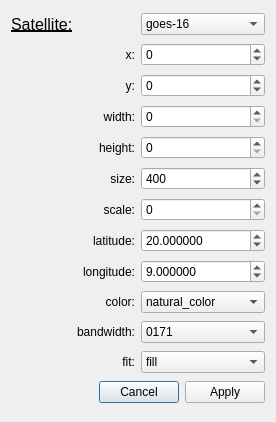
<?xml version="1.0" encoding="UTF-8"?>
<ui version="4.0">
 <class>Dialog</class>
 <widget class="QDialog" name="Dialog">
  <property name="geometry">
   <rect>
    <x>0</x>
    <y>0</y>
    <width>276</width>
    <height>422</height>
   </rect>
  </property>
  <property name="minimumSize">
   <size>
    <width>0</width>
    <height>0</height>
   </size>
  </property>
  <property name="windowTitle">
   <string>Dialog</string>
  </property>
  <layout class="QVBoxLayout" name="verticalLayout">
   <item>
    <layout class="QHBoxLayout" name="horizontalLayout">
     <item>
      <widget class="QLabel" name="satellite_label">
       <property name="font">
        <font>
         <pointsize>12</pointsize>
         <weight>50</weight>
         <bold>false</bold>
         <underline>true</underline>
        </font>
       </property>
       <property name="text">
        <string>Satellite:</string>
       </property>
      </widget>
     </item>
     <item>
      <widget class="QComboBox" name="satellite_selector">
       <item>
        <property name="text">
         <string>goes-16</string>
        </property>
       </item>
       <item>
        <property name="text">
         <string>goes-18</string>
        </property>
       </item>
       <item>
        <property name="text">
         <string>meteosat-9</string>
        </property>
       </item>
       <item>
        <property name="text">
         <string>meteosat-0deg</string>
        </property>
       </item>
       <item>
        <property name="text">
         <string>himawari</string>
        </property>
       </item>
       <item>
        <property name="text">
         <string>gk2a</string>
        </property>
       </item>
       <item>
        <property name="text">
         <string>sdo</string>
        </property>
       </item>
       <item>
        <property name="text">
         <string>sentinel</string>
        </property>
       </item>
       <item>
        <property name="text">
         <string>apod</string>
        </property>
       </item>
      </widget>
     </item>
    </layout>
   </item>
   <item>
    <layout class="QHBoxLayout" name="x_layout">
     <item>
      <widget class="QLabel" name="x_label">
       <property name="text">
        <string>x:</string>
       </property>
       <property name="alignment">
        <set>Qt::AlignRight|Qt::AlignTrailing|Qt::AlignVCenter</set>
       </property>
      </widget>
     </item>
     <item>
      <widget class="QSpinBox" name="x_input">
       <property name="minimum">
        <number>-9999</number>
       </property>
       <property name="maximum">
        <number>9999</number>
       </property>
      </widget>
     </item>
    </layout>
   </item>
   <item>
    <layout class="QHBoxLayout" name="y_layout">
     <item>
      <widget class="QLabel" name="y_label">
       <property name="text">
        <string>y:</string>
       </property>
       <property name="alignment">
        <set>Qt::AlignRight|Qt::AlignTrailing|Qt::AlignVCenter</set>
       </property>
      </widget>
     </item>
     <item>
      <widget class="QSpinBox" name="y_input">
       <property name="minimum">
        <number>-9999</number>
       </property>
       <property name="maximum">
        <number>9999</number>
       </property>
      </widget>
     </item>
    </layout>
   </item>
   <item>
    <layout class="QHBoxLayout" name="width_layout">
     <item>
      <widget class="QLabel" name="width_label">
       <property name="text">
        <string>width:</string>
       </property>
       <property name="alignment">
        <set>Qt::AlignRight|Qt::AlignTrailing|Qt::AlignVCenter</set>
       </property>
      </widget>
     </item>
     <item>
      <widget class="QSpinBox" name="width_input">
       <property name="maximum">
        <number>9999</number>
       </property>
      </widget>
     </item>
    </layout>
   </item>
   <item>
    <layout class="QHBoxLayout" name="height_layout">
     <item>
      <widget class="QLabel" name="height_label">
       <property name="text">
        <string>height:</string>
       </property>
       <property name="alignment">
        <set>Qt::AlignRight|Qt::AlignTrailing|Qt::AlignVCenter</set>
       </property>
      </widget>
     </item>
     <item>
      <widget class="QSpinBox" name="height_input">
       <property name="maximum">
        <number>9999</number>
       </property>
      </widget>
     </item>
    </layout>
   </item>
   <item>
    <layout class="QHBoxLayout" name="sizelayout">
     <item>
      <widget class="QLabel" name="size_label">
       <property name="text">
        <string>size:</string>
       </property>
       <property name="alignment">
        <set>Qt::AlignRight|Qt::AlignTrailing|Qt::AlignVCenter</set>
       </property>
      </widget>
     </item>
     <item>
      <widget class="QSpinBox" name="size_input">
       <property name="maximum">
        <number>9999</number>
       </property>
       <property name="value">
        <number>400</number>
       </property>
      </widget>
     </item>
    </layout>
   </item>
   <item>
    <layout class="QHBoxLayout" name="scale_layout">
     <item>
      <widget class="QLabel" name="scale_label">
       <property name="text">
        <string>scale:</string>
       </property>
       <property name="alignment">
        <set>Qt::AlignRight|Qt::AlignTrailing|Qt::AlignVCenter</set>
       </property>
      </widget>
     </item>
     <item>
      <widget class="QSpinBox" name="scale_input">
       <property name="maximum">
        <number>999999</number>
       </property>
      </widget>
     </item>
    </layout>
   </item>
   <item>
    <layout class="QHBoxLayout" name="laytitude_layout">
     <item>
      <widget class="QLabel" name="latitude_label">
       <property name="text">
        <string>latitude:</string>
       </property>
       <property name="alignment">
        <set>Qt::AlignRight|Qt::AlignTrailing|Qt::AlignVCenter</set>
       </property>
      </widget>
     </item>
     <item>
      <widget class="QDoubleSpinBox" name="latitude_input">
       <property name="decimals">
        <number>6</number>
       </property>
       <property name="maximum">
        <double>999999.000000000000000</double>
       </property>
       <property name="value">
        <double>20.000000000000000</double>
       </property>
      </widget>
     </item>
    </layout>
   </item>
   <item>
    <layout class="QHBoxLayout" name="longitude_layout">
     <item>
      <widget class="QLabel" name="longitude_label">
       <property name="text">
        <string>longitude:</string>
       </property>
       <property name="alignment">
        <set>Qt::AlignRight|Qt::AlignTrailing|Qt::AlignVCenter</set>
       </property>
      </widget>
     </item>
     <item>
      <widget class="QDoubleSpinBox" name="longitude_input">
       <property name="decimals">
        <number>6</number>
       </property>
       <property name="maximum">
        <double>9999999.000000000000000</double>
       </property>
       <property name="value">
        <double>9.000000000000000</double>
       </property>
      </widget>
     </item>
    </layout>
   </item>
   <item>
    <layout class="QHBoxLayout" name="color_layout">
     <item>
      <widget class="QLabel" name="color_label">
       <property name="text">
        <string>color:</string>
       </property>
       <property name="alignment">
        <set>Qt::AlignRight|Qt::AlignTrailing|Qt::AlignVCenter</set>
       </property>
      </widget>
     </item>
     <item>
      <widget class="QComboBox" name="color_input">
       <item>
        <property name="text">
         <string>natural_color</string>
        </property>
       </item>
       <item>
        <property name="text">
         <string>geocolor</string>
        </property>
       </item>
      </widget>
     </item>
    </layout>
   </item>
   <item>
    <layout class="QHBoxLayout" name="bandwidth_layout">
     <item>
      <widget class="QLabel" name="bandwidth_label">
       <property name="text">
        <string>bandwidth:</string>
       </property>
       <property name="alignment">
        <set>Qt::AlignRight|Qt::AlignTrailing|Qt::AlignVCenter</set>
       </property>
      </widget>
     </item>
     <item>
      <widget class="QComboBox" name="bandwidth_input">
       <item>
        <property name="text">
         <string>0171</string>
        </property>
       </item>
       <item>
        <property name="text">
         <string>0171pfss</string>
        </property>
       </item>
       <item>
        <property name="text">
         <string>0304</string>
        </property>
       </item>
       <item>
        <property name="text">
         <string>0304pfss</string>
        </property>
       </item>
       <item>
        <property name="text">
         <string>HMIIC</string>
        </property>
       </item>
       <item>
        <property name="text">
         <string>HMIIF</string>
        </property>
       </item>
      </widget>
     </item>
    </layout>
   </item>
   <item>
    <layout class="QHBoxLayout" name="fit_layout">
     <item>
      <widget class="QLabel" name="fit_label">
       <property name="text">
        <string>fit:</string>
       </property>
       <property name="alignment">
        <set>Qt::AlignRight|Qt::AlignTrailing|Qt::AlignVCenter</set>
       </property>
      </widget>
     </item>
     <item>
      <widget class="QComboBox" name="fit_input">
       <item>
        <property name="text">
         <string>fill</string>
        </property>
       </item>
       <item>
        <property name="text">
         <string>contain</string>
        </property>
       </item>
       <item>
        <property name="text">
         <string>coer</string>
        </property>
       </item>
      </widget>
     </item>
    </layout>
   </item>
   <item>
    <widget class="QDialogButtonBox" name="dialog_buttons">
     <property name="standardButtons">
      <set>QDialogButtonBox::Apply|QDialogButtonBox::Cancel</set>
     </property>
    </widget>
   </item>
  </layout>
 </widget>
 <resources/>
 <connections/>
</ui>
